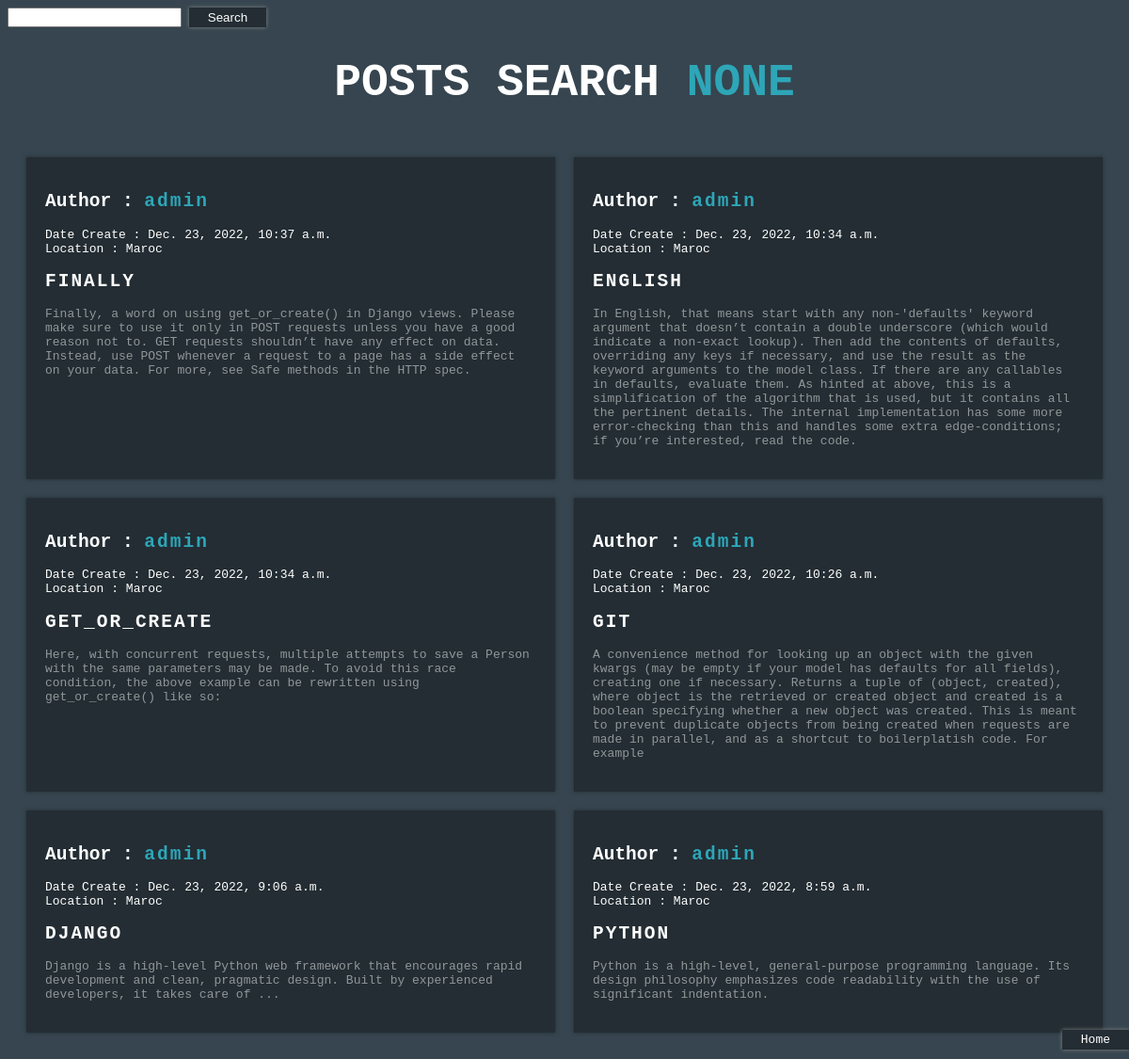
Page /post/ on the earlier database version.
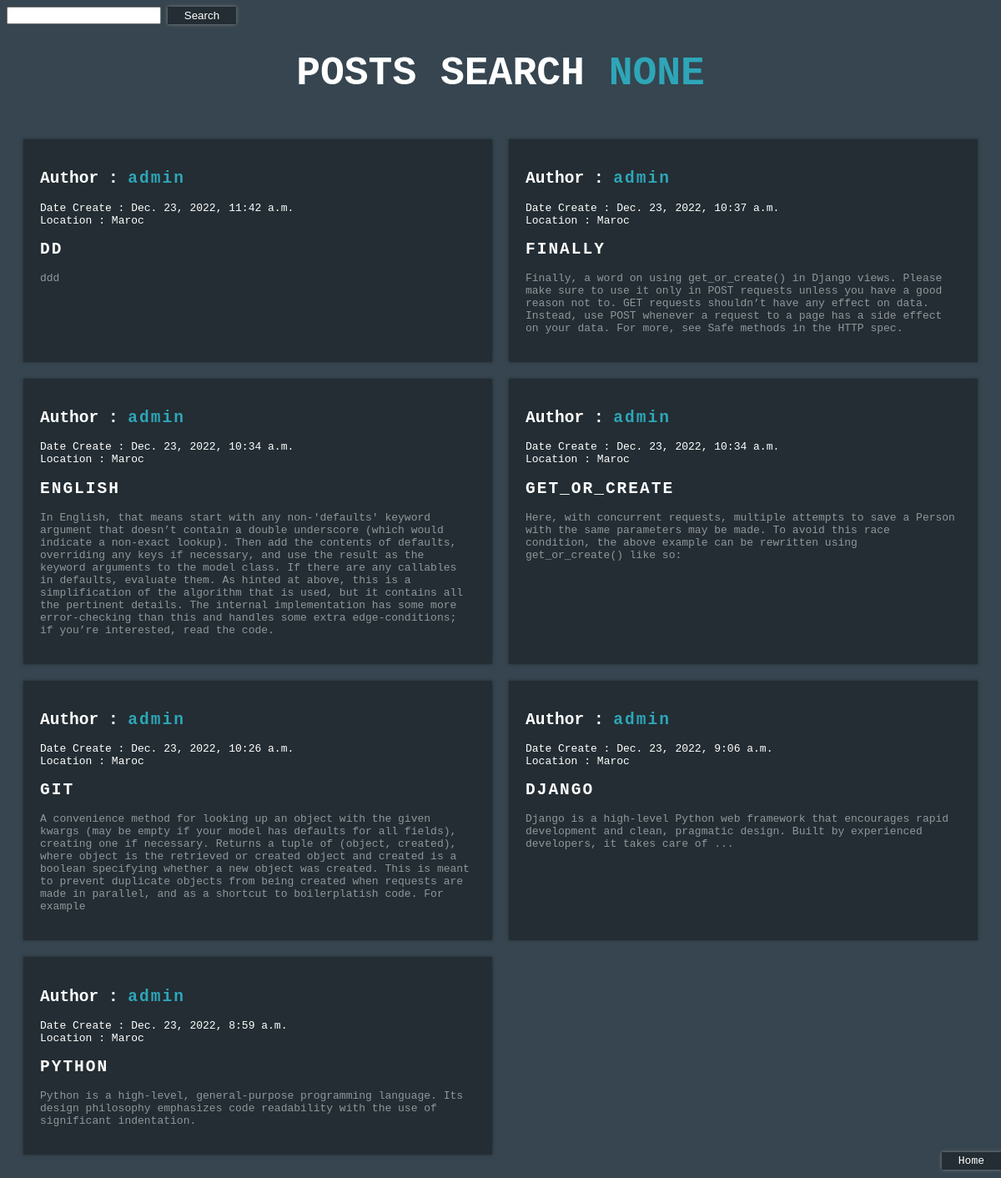
Same page on the later database version.
### blog/models.py (models this page shows)
class Post(models.Model):
    author = models.ForeignKey(Profile,on_delete=models.CASCADE)
    title = models.CharField(max_length = 200)
    text = models.TextField()
    created_date = models.DateTimeField(auto_now_add=True)
    updated_date = models.DateTimeField(auto_now=True)

class Profile(models.Model):
    user = models.OneToOneField(User,on_delete=models.CASCADE,primary_key=True)
    boi = models.TextField(max_length = 200,blank=True)
    location='Maroc'
    birth_date = models.DateField(null=True,blank=True)

### blog/views.py (the view)
# urls.py: path('post/',viewPost),
def viewPost(request):
    q=request.GET.get('q')
    if q:
        posts=Post.objects.filter(
            Q(title__contains=q) | Q(text__contains=q)
        ).order_by('-created_date')
    else:
        posts = Post.objects.all().order_by('-created_date')
    return render(request,'view_posts.html',{'posts':posts ,'title':'all posts','search':q})

### blog/templates/view_posts.html (shortened to what this page needs)
<html>
    <head>
    </head>
    <form action="/post/" method="GET">
        <input type="text" name="q" />
        <input type="submit" value="Search" style="color:#fff;background-color:#232d33 ;border:none; padding:3px 20px;box-shadow: 0px 0px 4px #888888;" />
    </form>
    <body>
        <h1>Posts Search <spn style="color:#2ea6b8;">{{search}}</spn></h1>
        <div class='a1'>
            {% for post in posts %}
            <div class='a'>
                <h2>Author : <spn>{{ post.author.user }}</spn></h2>
                <p> Date Create : {{ post.created_date }} <br>
                    Location : {{ post.author.location }}</p>
                <h2 class='title'>{{ post.title }}</h2>
                <p class='text'>{{ post.text }}</p>
            </div>
            {% endfor %}
        </div>
        <a href="/home" style="color:#fff;background-color:#232d33 ;border:none; padding:3px 20px;box-shadow: 0px 0px 4px #888888;text-decoration: none; position:fixed;z-index: 1000;bottom:10px;right:0;">Home</a>
    </body>
</html>

### blog/templates/view_posts.html (style rules this page uses)
body { background-color: #36454F; color: #fff; font-family: monospace; }
h1 { font-weight: 700; font-size: 3rem; text-transform: uppercase; text-align:center; }
.a { background-color: #232d33; padding: 20px; box-shadow: 0px 0px 4px #232d33; }
.a h2 spn { color:#2ea6b8; letter-spacing: 2px; }
.a1 { background-color: #36454F; padding: 20px; display: grid; gap: 20px; grid-template-columns: repeat(2,1fr); }
.title { letter-spacing: 2px; text-transform: uppercase; }
.text { color: #ffffff80; }

Differences in the rows shown:
added Post: author.user "admin", created_date "Dec. 23, 2022, 11:42 a.m.", author.location "Maroc", title "DD", text "ddd"
